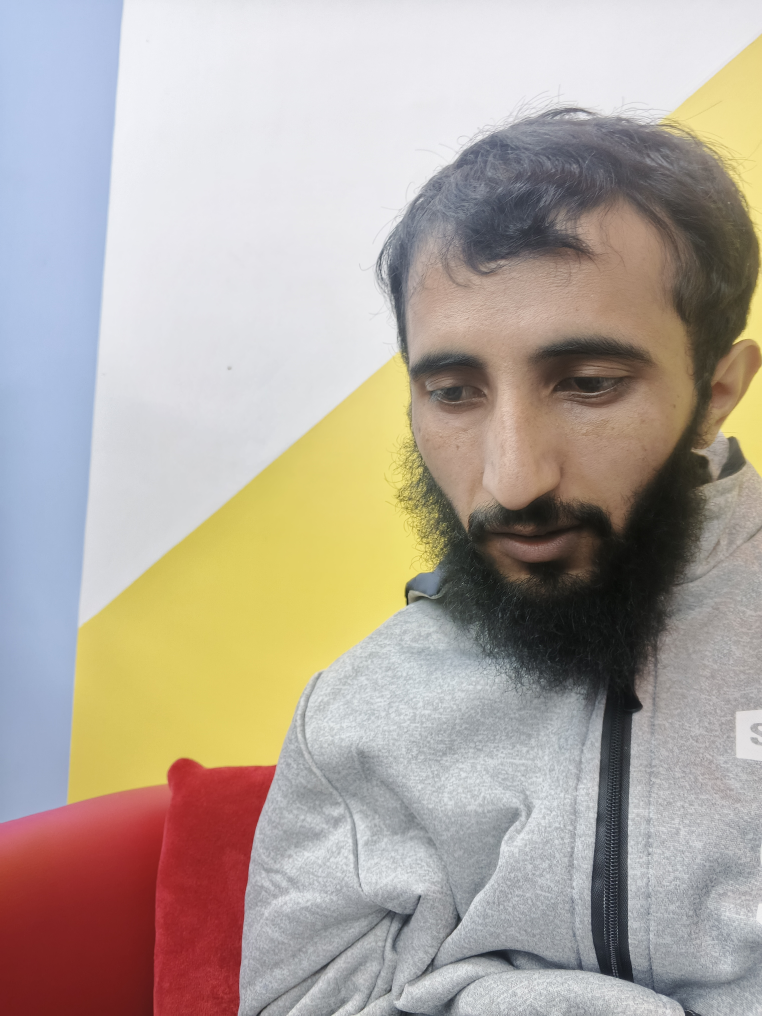
#> input picture Labs/week 10-12/dataset/Mansoor/1.jpg, 3048 x 4064 px (shown at 1/4 size)
$ jupyter execute 'Eigenfaces Recog.ipynb'   (text cells are left out)
#> lines starting #> are read from the running program, lines starting #| are printed output that depends on the picture; after the words box and inside, x2 and y2 are one past the last pixel; in counts of white or black regions, pixels touching at a corner belong together
[cell 1]
import cv2
print(cv2.__version__)
print(dir(cv2.face))  # Check if 'face' module is available

[cell 2]
import cv2
import os
import numpy as np

# Initialize the EigenFace Recognizer
recognizer = cv2.face.EigenFaceRecognizer_create()

# Define dataset path
dataset_path = "dataset/"  # Ensure this is the correct path

# Lists to store images and labels
faces = []
labels = []
label_dict = {}  # To store label-name mapping
label_id = 0

# Read images and assign labels
for person_name in os.listdir(dataset_path):
    person_path = os.path.join(dataset_path, person_name)

    if os.path.isdir(person_path):  # Ensure it's a directory
        label_dict[label_id] = person_name  # Map label to name

        for image_name in os.listdir(person_path):
            image_path = os.path.join(person_path, image_name)
            img = cv2.imread(image_path, cv2.IMREAD_GRAYSCALE)  # Load in grayscale
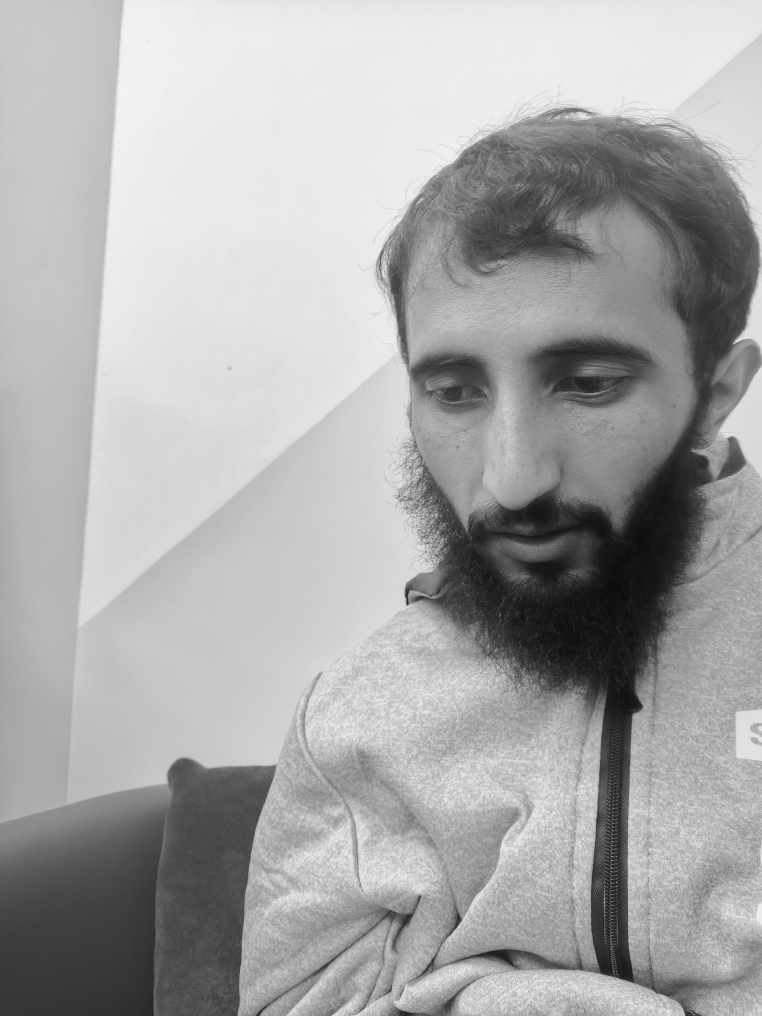
#> img: shape (4064, 3048) (shown at 1/4 size); min 8, max 255, mean 168.4

            if img is None:
                continue  # Skip if image not loaded

            img = cv2.resize(img, (200, 200))  # Resize to standard size
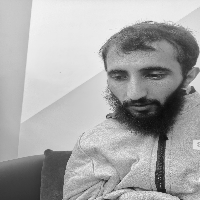
#> img: shape (200, 200); min 11, max 243, mean 168.3
            faces.append(np.array(img, dtype=np.uint8))  # Convert to NumPy array
            labels.append(label_id)

        label_id += 1  # Increment label ID
#> label_id = 1

# Convert lists to NumPy arrays (correct type)
faces = np.array(faces, dtype=np.uint8)
labels = np.array(labels, dtype=np.int32)

# Train the recognizer
recognizer.train(faces, labels)
recognizer.save("eigenface_model.yml")  # Save the trained model
print("✅ Model trained and saved as 'eigenface_model.yml'")

[cell 3]
import cv2

# Load trained model
recognizer = cv2.face.EigenFaceRecognizer_create()
recognizer.read("eigenface_model.yml")  # Load the trained model

# Load Haarcascade for face detection
face_cascade = cv2.CascadeClassifier(cv2.data.haarcascades + "haarcascade_frontalface_default.xml")

# Open webcam
camera = cv2.VideoCapture(0)

if not camera.isOpened():
    print("Error: Unable to access the camera")
    exit()

print("Press 'q' to quit")

while True:
    ret, frame = camera.read()
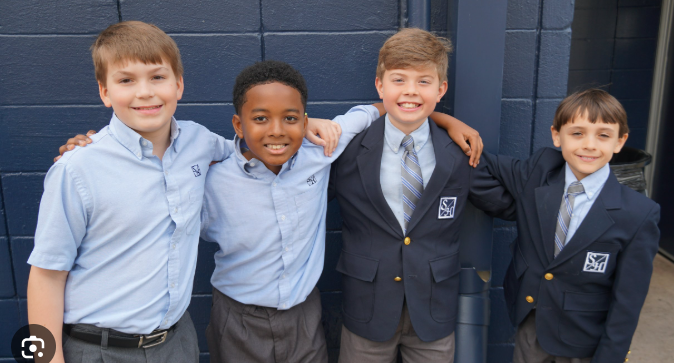
#> input picture Labs/week 10-12/boys.png, 674 x 363 px, given in place of the camera
#> frame is the input picture: shape (363, 674, 3); mean B, G, R 108.6, 96.4, 94.3
    if not ret:
        print("Error: Failed to capture frame")
        break

    gray_frame = cv2.cvtColor(frame, cv2.COLOR_BGR2GRAY)
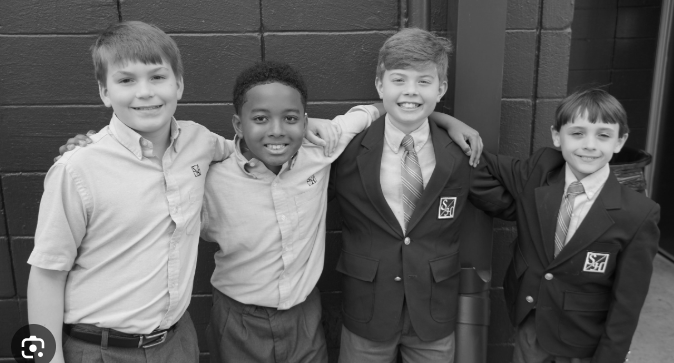
#> gray_frame: shape (363, 674); min 3, max 255, mean 97.2
    faces = face_cascade.detectMultiScale(gray_frame, scaleFactor=1.1, minNeighbors=5, minSize=(100, 100))
#> faces = [[90, 38, 105, 105], [224, 76, 103, 103]]

    for (x, y, w, h) in faces:
        roi = gray_frame[y:y + h, x:x + w]
        roi = cv2.resize(roi, (200, 200))  # Resize for model

        label, confidence = recognizer.predict(roi)  # Predict face
        name = label_dict.get(label, "Unknown")  # Get name from label

        # Draw rectangle around face
        color = (0, 255, 0) if name != "Unknown" else (0, 0, 255)  # Green for known, Red for unknown
        cv2.rectangle(frame, (x, y), (x + w, y + h), color, 2)

        # Put name on face
        cv2.putText(frame, f"{name} ({int(confidence)})", (x, y - 10), cv2.FONT_HERSHEY_SIMPLEX, 0.6, color, 2)
#> this loop made 2 passes
#> (x, y, w, h, label, confidence, name, color) on passes 1 to 2: (90, 38, 105, 105, 0, 9053.2, 'Mansoor', (0, 255, 0)), (224, 76, 103, 103, 0, 9947.5, 'Mansoor', (0, 255, 0))
#> pass 1, `roi = gray_frame[y:y + h, x:x + w]`:
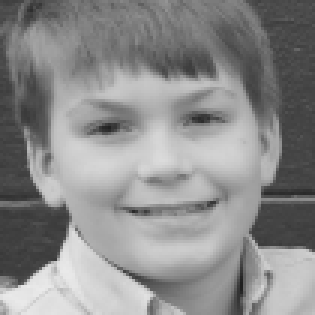
#> roi: shape (105, 105) (shown 3 times larger); min 31, max 234, mean 139
#> pass 2, `roi = gray_frame[y:y + h, x:x + w]`:
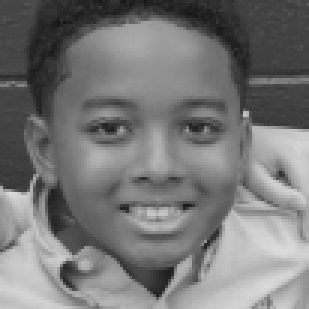
#> roi: shape (103, 103) (shown 3 times larger); min 20, max 220, mean 119.4
#> after the loop:
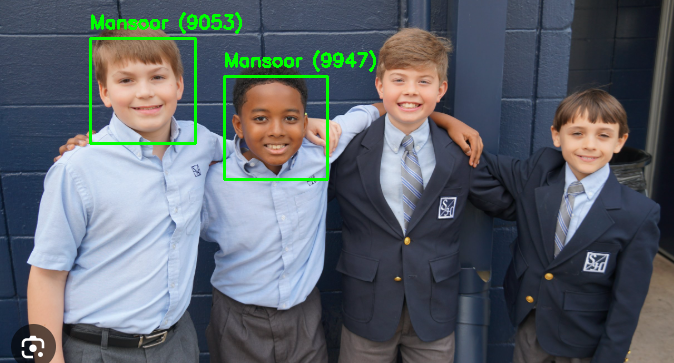
#> frame: shape (363, 674, 3); 1.93% of pixels changed, all inside (x1, y1, x2, y2) = (89, 12, 376, 181)

    cv2.imshow("Face Recognition", frame)

    if cv2.waitKey(1) & 0xFF == ord('q'):
#> (key q is pressed here)
        break

camera.release()
cv2.destroyAllWindows()
